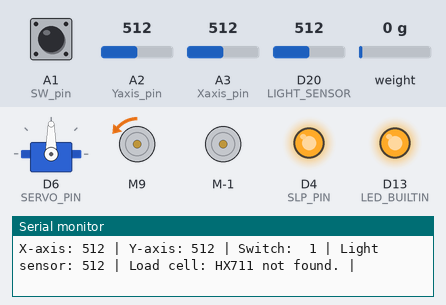
Simulated run of this sketch. Board: Arduino Zero (SAMD21). Shown: servo, 2 × DC motor (green arrow = forward, orange = backward, longer = faster), output pins drawn as LEDs (lit = HIGH), the last lines printed to the serial monitor. Inputs (shaded band) come from the test bench; at power-on: A3 (Xaxis_pin) = 512, weight on the scale 0 g, A1 (SW_pin) HIGH, A2 (Yaxis_pin) = 512, D20 (LIGHT_SENSOR) = 512. Random numbers use the default seed unless the sketch sets one.

Above: at 3.29 s.
3.3 s: A3 (Xaxis_pin) set to 769
At 4.98 s:
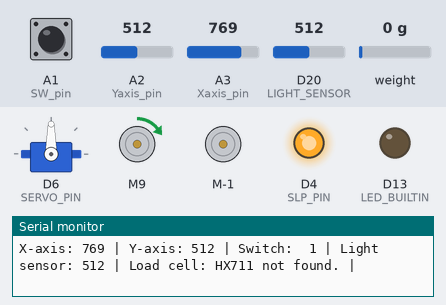
6.8 s: A3 (Xaxis_pin) set to 794
At 9.16 s:
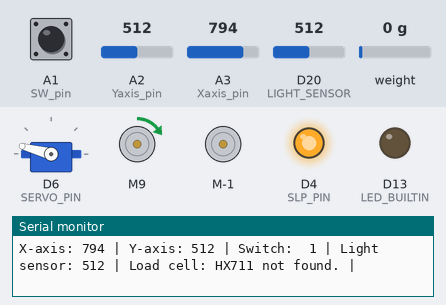
10.3 s: A3 (Xaxis_pin) set to 257
13.8 s: A3 (Xaxis_pin) set to 242
At 13.96 s:
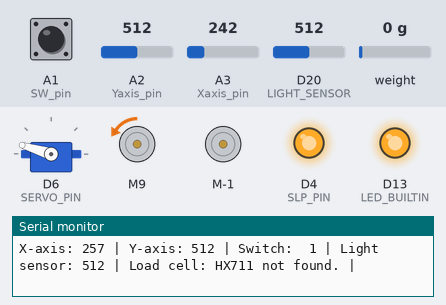
17.3 s: weight on the scale set to 100 g
20.8 s: A3 (Xaxis_pin) set to 992
At 21.13 s:
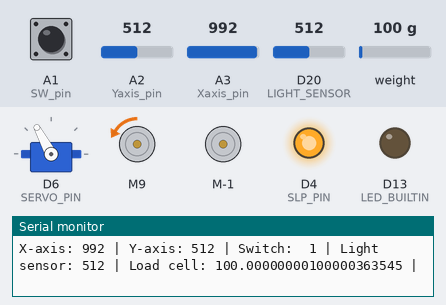
Timing chart, 0 to 25.7 s (numbered marks = the images above; inputs shaded):
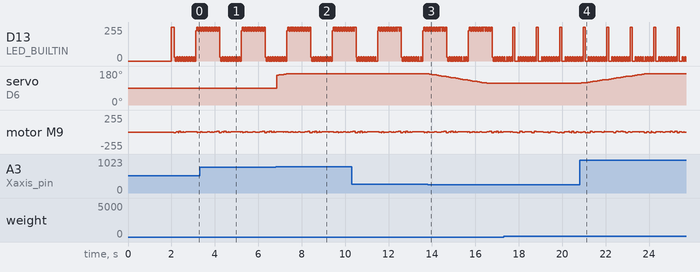

The sketch:

Working_PCB_Function_Test.ino
```cpp
//Code to test the functionality of all sensors and actuators with new CLAW PCB
//working as of 09.09.24
//all pin assignments correct
//callbrated, +- 10g at factor of -210 was achieved using callibration script, but will not work here
//LRA not integrated

#include <HX711.h>
#include <DRV8833.h>
#include <PWMServo.h>

#define DEBUG 0

const int LOADCELL_DOUT_PIN = 18;
const int LOADCELL_SCK_PIN = 19;
long reading = 0;
HX711 scale;

#define Xaxis_pin A3 // Arduino pin connected to the VRx Pin - pin 17
#define Yaxis_pin A2 // Arduino pin connected to the VRy Pin - pin 16
#define SW_pin 15 // Arduino pin connected to the SW Pin
#define LIGHT_SENSOR A6      // select the pin for the LED

DRV8833 driver = DRV8833();
String vibration = "10";

#define SLP_PIN 4

const int inputA1 = 9, inputA2 = 10;


// /******* Voise Coil parametrs ******/

int   patternLength = 500;
int   hapticPattern[ 500 ];
int   patternIndex = 0;

uint32_t timeSinceLoop = 0;
uint32_t timeSinceLoadCell = 0;
uint32_t timeSinceTest = 0;
uint32_t timeSinceAmpChange = 0;
uint32_t timeSinceLRATest = 0;

uint32_t testLoop = 1000000; // microseconds
uint32_t loadCellPing = 110000; //microseconds. Any less than 90ms or 110000µs and it will not find hx711 every time
float timeBetweenAmpChanges; // Was previously called timeBetweenUpdates
// uint32_t LRATestInterval = 1000000;
// uint32_t LRAStart =
// uint32_t LRAStop =

uint32_t Now = 0;
float deltat = 0.0f;        // integration interval for both filter schemes

bool LED_STATE = 0;

PWMServo myservo;  // create servo object to control a servo
#define SERVO_PIN 6
const int servoOpen = 115;    // when claw is fully open (widest possible position for finger)
const int servoClosed = 165;  // fully closed
float timeBetweenServoMoves = 6000; //microseconds
uint32_t timeSinceServoMove = 0;
int servoPos;
int joystickPos;
const int joystickOpen = 250; //when the joystick is moved left far enough, it will reach this value. Compare joystick analogread value to this.
const int joystickClose = 780; // ditto but when moved right


///////////////////BLINKING LED//////////////////////

//to show the device is runnning

void blinkLED() {
  if (LED_STATE) {
    digitalWrite (LED_BUILTIN, LOW);
    LED_STATE = 0;
  } else {
    digitalWrite (LED_BUILTIN, HIGH);
    LED_STATE = 1;
  }
}


///////////////////JOYSTICK//////////////////////

void setupJoystick() {
  pinMode(SW_pin, INPUT_PULLUP);
  pinMode(Xaxis_pin, INPUT);
  pinMode(Yaxis_pin, INPUT);
}

void readJoystick(){
  Serial.print("X-axis: ");
  Serial.print(analogRead(Xaxis_pin));
  Serial.print(" | ");
  Serial.print("Y-axis: ");
  Serial.print(analogRead(Yaxis_pin));
  Serial.print(" | ");
  Serial.print("Switch:  ");
  Serial.print(digitalRead(SW_pin));
  Serial.print(" | ");
}

void getJoyStickVal() {
    joystickPos = analogRead(Xaxis_pin);
}

//////////////////LOAD CELL///////////////////////

void setupLoadCell() {
  scale.begin(LOADCELL_DOUT_PIN, LOADCELL_SCK_PIN);
  scale.set_scale(-2100);
}

void readLoadCell() {
  if (scale.is_ready()) {
    reading = scale.read();
  } else {
    reading = 0;
  }
}

void printLoadCell() {
    Serial.print("Load cell: ");
  if (reading != 0) {
    Serial.print(scale.get_units(), 453.592);  } else {
    Serial.print("HX711 not found.");
  }
   Serial.print(" | ");
}


//////////////////LIGHT SENSOR//////////////////////

void readLightSensor() {
  // read the value from the sensor:  // turn the ledPin on
  int sensorValue = analogRead(LIGHT_SENSOR);
  Serial.print("Light sensor: ");
  Serial.print(sensorValue);
  Serial.print(" | ");
}

///////////////////////////////////////

void setupServo() {
  myservo.attach(SERVO_PIN);  // attaches the servo on pin 9 to the servo object
  servoPos = 155;
}

void servoMove() {
  if ((joystickPos >= joystickClose) && (servoPos < servoClosed)){
    servoPos += 1;
    myservo.write(servoPos);
  }
  if ((joystickPos <= joystickOpen) && (servoPos > servoOpen)){
    servoPos -= 1;
    myservo.write(servoPos);
  }
  timeSinceServoMove = 0;
}

//////////////////////////////////////////

/////////////////LRA///////////////////////////

void LRATest() {
  driver.motorBForward(700);
  driver.motorBStop();
  // timeSinceLRATest = 0;
}


///////////////VOICE COIL////////////////////////

uint32_t lastUpdate = 0, firstUpdate = 0; // used to calculate integration interval
float updateFrequency = 600.0f;

void setupCoil() {
  analogWriteResolution(10);

  driver.attachMotorA(inputA1, inputA2); // Texturing Voice Coil
  //driver.attachMotorB(inputB1, inputB2); // Main Body Vibration
  driver.motorAStop();
  driver.motorBStop();

  digitalWrite(SLP_PIN, HIGH);

  for ( int i = 0; i < patternLength; ++i ){
    hapticPattern[i] = 0;
  }

  timeBetweenAmpChanges = 1.0f / updateFrequency;
  DoPatternCommand(vibration);
}


void DoPatternCommand(String val) {

  int amp = val.toInt();

  if(amp > 400) {
    amp = 400;
  }
  if(val < 0) {
    amp = 0;
  }
  for ( int i = 0; i < patternLength; ++i ) {
    hapticPattern[i] = random(-amp, amp);
  }
}

void playPattern() {
    if (timeBetweenAmpChanges < 1.0) {
      if (hapticPattern[ patternIndex ]>=0){
        analogWriteFrequency(3, 21000);
        analogWriteFrequency(4, 21000);
        driver.motorAForward(hapticPattern[ patternIndex ]);
      }else{
        analogWriteFrequency(3, 21000);
        analogWriteFrequency(4, 21000);
        driver.motorAReverse( -hapticPattern[ patternIndex ] );
      }
    }

    else {
      driver.motorAStop();
    }

    patternIndex += 1;
    if (patternIndex>=patternLength) {
      patternIndex = 0;
    }
    timeSinceAmpChange = 0.0f;
}


void setup() {
  delay(2000);
  Serial.begin(2000000);
  pinMode(SLP_PIN, OUTPUT);
  pinMode(7, INPUT);
  pinMode(8, INPUT);
  setupLoadCell();
  setupJoystick();
  setupServo();
  setupCoil();
  pinMode(LED_BUILTIN, OUTPUT);
  pinMode(LIGHT_SENSOR, INPUT);
  //LRATest();

}


void loop() {

  blinkLED();
  Now = micros();

  deltat = (Now - timeSinceLoop);
  timeSinceLoop = Now;
  timeSinceLoadCell += deltat;
  timeSinceTest += deltat;
  timeSinceLRATest += deltat;
  timeSinceAmpChange += deltat;
  timeSinceServoMove += deltat;

  #if DEBUG
  Serial.print(deltat);
  Serial.print(" / ");
  Serial.print(timeSinceLoadCell);
  Serial.print(" / ");
  Serial.println(timeSinceTest);
  #endif

  if ((timeSinceLoadCell) >= loadCellPing){
    readLoadCell();
    timeSinceLoadCell = 0;
    }

  if ((timeSinceTest) >= testLoop){
    readJoystick();
    readLightSensor();
    printLoadCell();
    Serial.println(" ");
    timeSinceTest = 0;
    }

  // if (timeSinceLRATest >= LRATestInterval) {
  //   LRATest();
  // }

  if (timeSinceAmpChange >= timeBetweenAmpChanges){
    playPattern();
    }

  if (timeSinceServoMove >= timeBetweenServoMoves){
    getJoyStickVal();
    servoMove();
  }
}
```

Measured:
- the behaviour switches between 779 and 780 on A3 (Xaxis_pin) (found by bisection; images 1 and 2)
- the behaviour switches between 251 and 250 on A3 (Xaxis_pin) (found by bisection; images 2 and 3)
- after the input at 6.8 s, servo on D6 (SERVO_PIN): moves from 90° to 165° over 0.44 s, starting at once
- after the input at 13.8 s, servo on D6 (SERVO_PIN): moves from 165° to 115° over 2.6 s, starting after 0.08 s
- after the input at 20.8 s, servo on D6 (SERVO_PIN): moves from 115° to 165° over 2.9 s, starting after 0.07 s
- by itself, D13 (LED_BUILTIN): repeats every 1.1 s: 31/255 0.04 s, 0/255 0.03 s, 255/255 0.10 s, 0/255 0.14 s, 7 × (31/255 0.04 s, 0/255 0.07 s)
